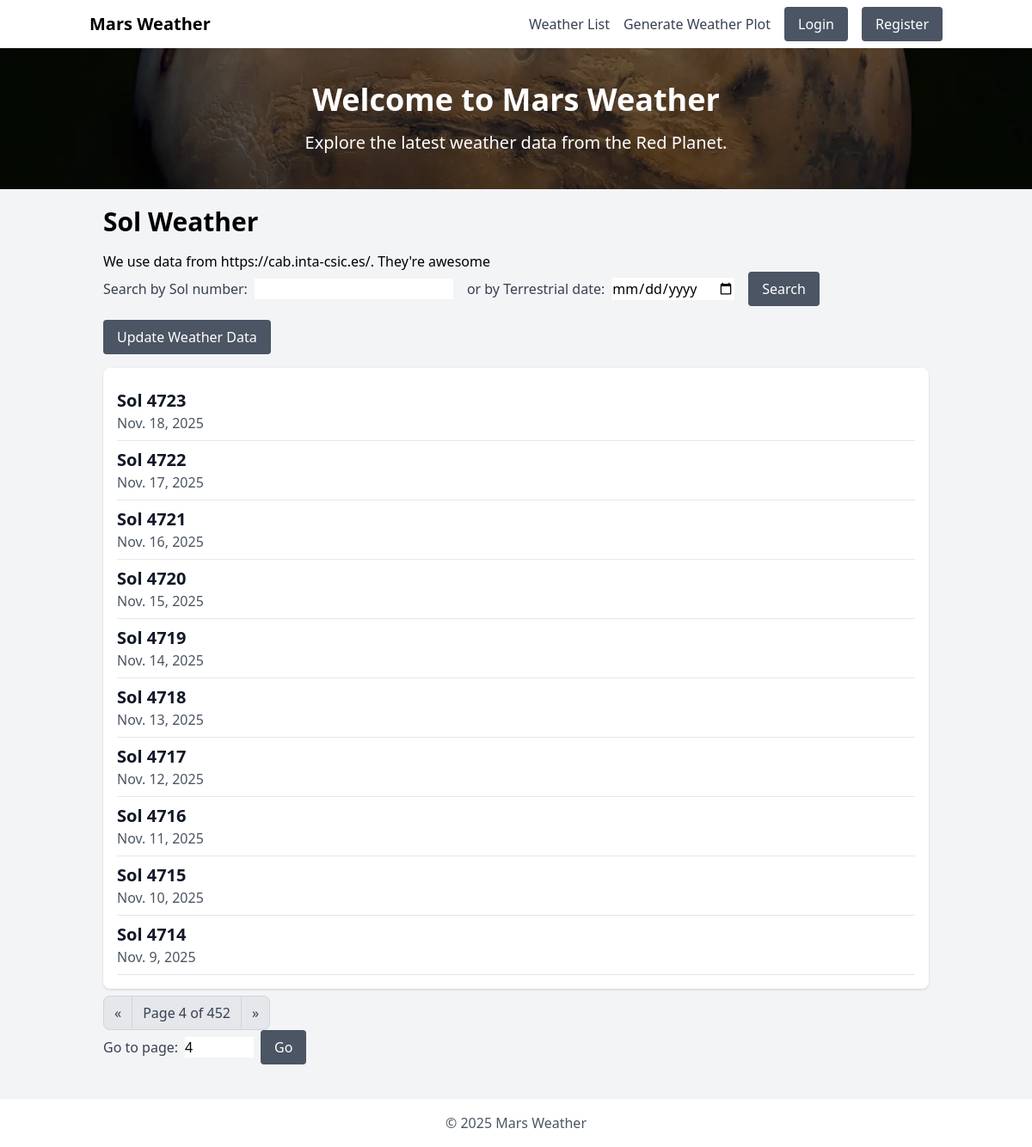
The app's page /list?page=4 with its own data.
### weather/models.py (models this page shows, shortened)
class Weather(models.Model):
    orig_id = models.IntegerField()
    terrestrial_date = models.DateField()
    sol = models.IntegerField(unique=True)
    ls = models.IntegerField(null=True)
    season = models.CharField(max_length=20, null=True)
    min_temp = models.IntegerField(null=True)
    max_temp = models.IntegerField(null=True)
    pressure = models.IntegerField(null=True)
    pressure_string = models.CharField(max_length=100, null=True)
    abs_humidity = models.CharField(max_length=100, null=True)
    wind_speed = models.CharField(max_length=20, null=True)
    wind_direction = models.CharField(max_length=100, null=True)
    atmo_opacity = models.CharField(max_length=20, null=True)
    sunrise = models.CharField(max_length=6)
    sunset = models.CharField(max_length=6)
    local_uv_irradiance_index = models.CharField(max_length=20, null=True)
    min_gts_temp = models.IntegerField(null=True)
    max_gts_temp = models.IntegerField(null=True)
    source = models.CharField(max_length=100, default='inta-csic')
    def get_absolute_url(self):
        return reverse("weather:weather_detail", args=[self.sol])
    class Meta:
        ordering = ('-sol',)

### weather/views.py (the view)
# urls.py: path('list', views.weather_list, name='weather_list'),
def weather_list(request):
    sol_query = request.GET.get('sol')
    date_query = request.GET.get('terrestrial_date')
    if sol_query:
        soles = Weather.objects.filter(sol=sol_query)
    elif date_query:
        soles = Weather.objects.filter(terrestrial_date=date_query)
    else:
        soles = Weather.objects.all()
    paginator = Paginator(soles, 10)  # Show 10 sols per page
    page_number = request.GET.get('page')
    try:
        page_obj = paginator.page(page_number)
    except PageNotAnInteger:
        page_obj = paginator.page(1)
    except EmptyPage:
        page_obj = paginator.page(paginator.num_pages)
    return render(request, 'weather/weather_list.html', {'soles': soles, 'page_obj': page_obj})

### weather/templates/weather/weather_list.html (shortened to what this page needs)
{% extends 'base.html' %}
{% block content %}
<div class="container mx-auto mt-5">
    <h1 class="text-3xl font-bold mb-4">Sol Weather</h1>
    <p>We use data from <a href="https://cab.inta-csic.es/" class="text-orange-600">https://cab.inta-csic.es/</a>. They're awesome</p>
    <form method="get" action="" class="flex items-center mb-4 space-x-4">
        <div class="flex items-center space-x-2">
            <label for="sol_search" class="text-gray-700">Search by Sol number:</label>
            <input type="number" id="sol_search" name="sol" class="form-input" value="{{ request.GET.sol }}">
        </div>
        <div class="flex items-center space-x-2">
            <label for="date_search" class="text-gray-700">or by Terrestrial date:</label>
            <input type="date" id="date_search" name="terrestrial_date" class="form-input" value="{{ request.GET.terrestrial_date }}">
        </div>
        <button type="submit" class="bg-gray-600 text-white px-4 py-2 rounded">Search</button>
    </form>
    <form method="post" action="{% url 'weather:update_weather_data' %}" class="mb-4">
        <button type="submit" class="bg-gray-600 text-white px-4 py-2 rounded">Update Weather Data</button>
    </form>
    {% if page_obj %}
        <div class="bg-white shadow rounded-lg p-4">
            {% for sol in page_obj %}
                <a href="{{ sol.get_absolute_url }}" class="block border-b border-gray-200 py-2 hover:bg-gray-100">
                    <h5 class="text-xl font-bold text-gray-900">Sol {{ sol.sol }}</h5>
                    <p class="text-gray-600">{{ sol.terrestrial_date }}</p>
                </a>
            {% endfor %}
        </div>
    {% else %}
        <p>No results found for the given Sol number or Terrestrial date.</p>
        {% if request.GET.sol or request.GET.terrestrial_date %}
            <a href="{% url 'weather:weather_list' %}" class="text-orange-600 mt-3 inline-block">Back to full list</a>
        {% endif %}
    {% endif %}
    {% include 'pagination.html' with page=page_obj %}
</div>
{% endblock content %}

### records on screen
Weather: sol "4723", terrestrial_date "Nov. 18, 2025"
Weather: sol "4722", terrestrial_date "Nov. 17, 2025"
Weather: sol "4721", terrestrial_date "Nov. 16, 2025"
Weather: sol "4720", terrestrial_date "Nov. 15, 2025"
Weather: sol "4719", terrestrial_date "Nov. 14, 2025"
Weather: sol "4718", terrestrial_date "Nov. 13, 2025"
Weather: sol "4717", terrestrial_date "Nov. 12, 2025"
Weather: sol "4716", terrestrial_date "Nov. 11, 2025"
Weather: sol "4715", terrestrial_date "Nov. 10, 2025"
Weather: sol "4714", terrestrial_date "Nov. 9, 2025"

### other values on screen
{{ page.number }} "4"
{{ page.paginator.num_pages }} "452"
